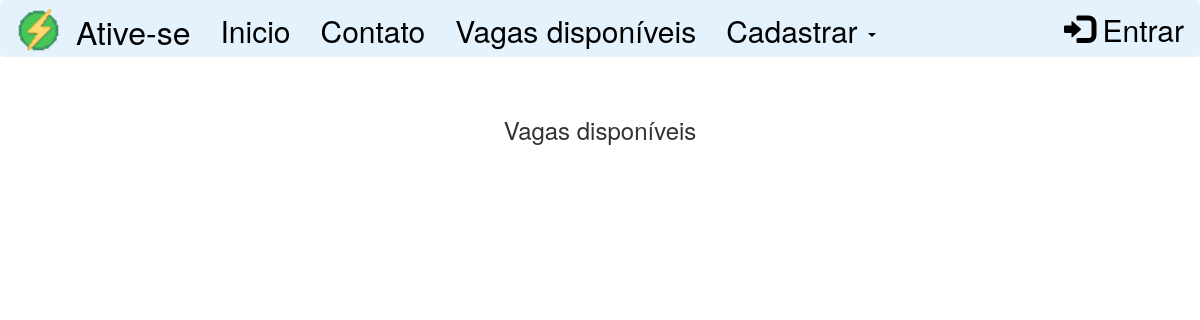
The app's page /admin.php, older data.
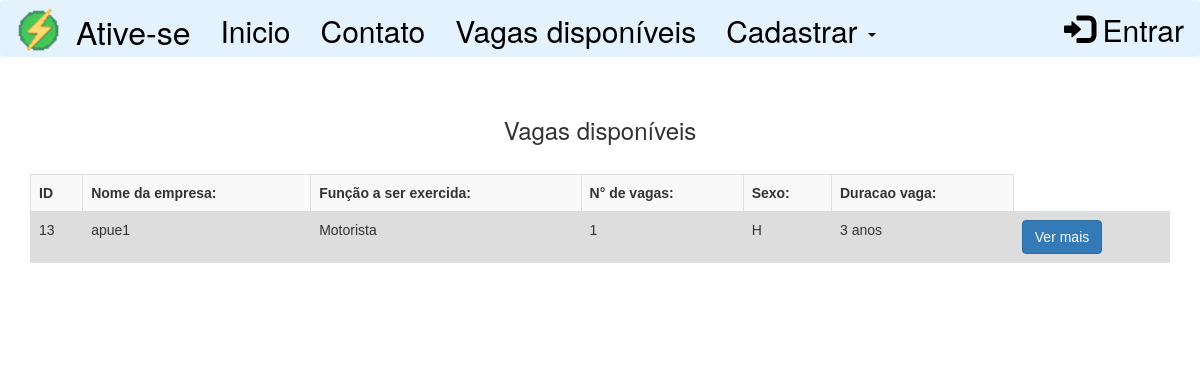
The same page, newer data.
### tables this page shows
CREATE TABLE IF NOT EXISTS `vagas` (
  `ID` int(11) NOT NULL AUTO_INCREMENT,
  `numeroVagas` int(11) NOT NULL,
  `Sexo` varchar(45) NOT NULL,
  `valorBolsa` double NOT NULL,
  `Contato` varchar(45) NOT NULL,
  `conhecimentosNecessarios` varchar(150) NOT NULL,
  `Beneficios` varchar(150) NOT NULL,
  `Observacoes` varchar(150) NOT NULL,
  `HorarioTrabalho` varchar(80) NOT NULL,
  `nomeEmpresa` varchar(80) NOT NULL,
  `funcaoExercida` varchar(150) NOT NULL,
  `DuracaoVaga` varchar(150) NOT NULL,
  `categoria` varchar(45) NOT NULL,
  `CEP` varchar(45) NOT NULL,
  `numeroCasa` varchar(5) NOT NULL,
  `Empresa_ID` int(11) NOT NULL,
  PRIMARY KEY (`ID`),
  KEY `fk_Vagas_Empresa_idx` (`Empresa_ID`)
);

### admin.php (the view, shortened to what this page needs)
<?php include "header.php";?>
<?php include "nav.php";?>
<?php include "conexao.php";?>
<body>
<div class="container" align="center">
   <br/> <h3>Vagas disponíveis</h3><br/>
<div class="col-sm-1" id="id">
</div>
<table class="col-sm-10" id="table1" align="center">
<?php $sql = $conn->prepare("SELECT * FROM vagas WHERE categoria = 'Adminis';");
$sql->execute();
$rows = $sql->fetchAll(PDO::FETCH_CLASS);
echo "
<table class='table table-striped'>";
    foreach ($rows as $row) {
        echo "
        <tr>
        <th>ID</th>
        <th>Nome da empresa:</th>
        <th>Função a ser exercida:</th>
        <th>N° de vagas:</th>
        <th>Sexo:</th>
        <th>Duracao vaga:</th>
        </tr>
        <td>  $row->ID</td>
        <td>  $row->nomeEmpresa</td>
        <td>  $row->funcaoExercida</td>
        <td>  $row->numeroVagas</td>
        <td>  $row->Sexo</td>
        <td>  $row->DuracaoVaga</td>
        <td>  <a class='btn btn-primary' href='./vagacompleta.php?id=$row->ID'>Ver mais</a>
        </td>
        ";
    }
    echo "</table><br>";
    ?>
<br/><br/>
<div class="col-sm-1"></div>
</div>
<br>
</body>
<br/><br/>
</html>

Row changes from the older to the newer data that the page shows:
added vagas: ID "13", nomeEmpresa "apue1", funcaoExercida "Motorista", numeroVagas "1", Sexo "H", DuracaoVaga "3 anos"
